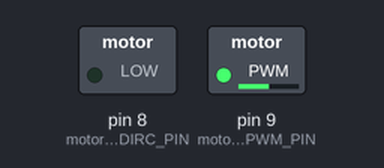
The sketch below on a simulated Arduino Uno, built with avr-gcc and run on an emulated ATmega328P. On the bench: switched loads named in the sketch (green lamp = pin HIGH).

Above: at 0.1 s.
Timing chart, 0 to 1.6 s (numbered marks = the images above):
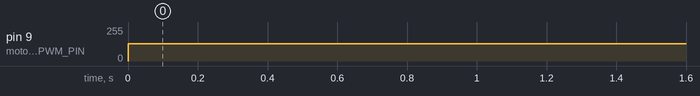

Measured:
- by itself, pin 9 (motorA_PWM_PIN): 0/255 → 128/255 at 0.00 s

The sketch:

test_motor.ino
```cpp
#define motorA_DIRC_PIN 8
#define motorA_PWM_PIN 9

void setup() {
  // put your setup code here, to run once:

    pinMode(motorA_DIRC_PIN , OUTPUT);
    pinMode(motorA_PWM_PIN , OUTPUT);
}

void loop() {
  // put your main code here, to run repeatedly:

        digitalWrite(motorA_DIRC_PIN, LOW);
        analogWrite(motorA_PWM_PIN , 128);
}
```
